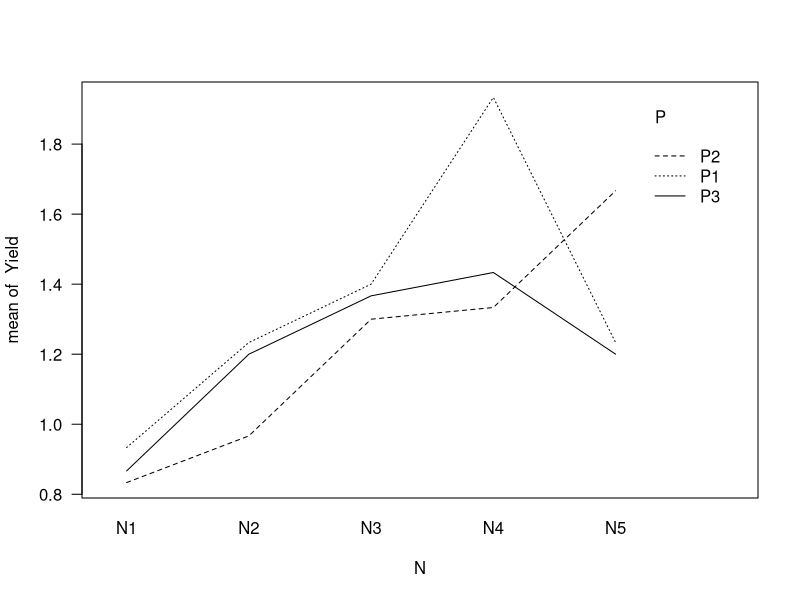
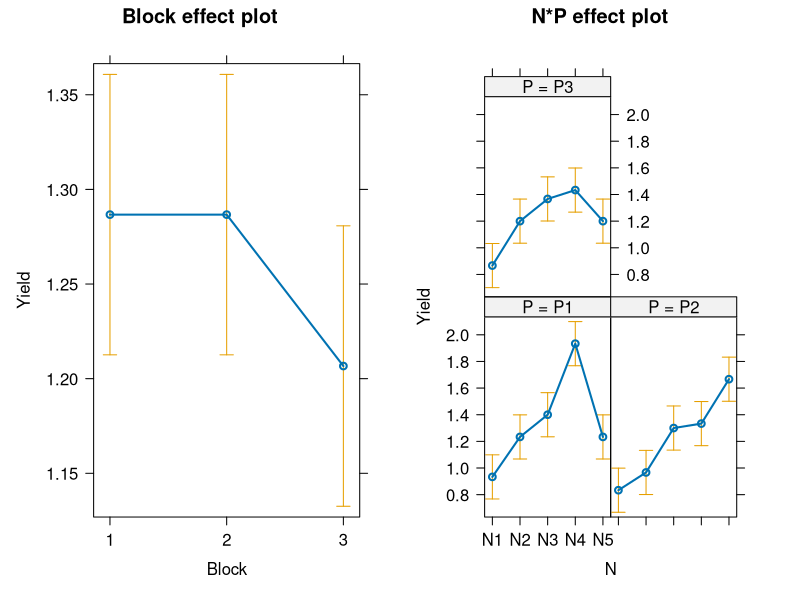

These figures' R source, in order:
setwd("/datascience/projects/statisticallyfit/github/R/RStatistics/STAT210 Statistical Modelling and Experimental Design/PRACTICALS/Practical_7_RatsContrasts")

options(show.signif.stars = FALSE)
library(effects)




# Prepare the data. 
pgr <- read.table("pgr.txt", header=TRUE)

plantData <- data.frame(Block=factor(pgr$Block),
                        P=sapply(pgr$P, function(elem){if(elem == 1) "P1" 
                              else if(elem == 2) "P2" else "P3"}),
                        N=sapply(pgr$N, function(e){if(e == 1) "N1" 
                              else if(e == 2) "N2" else if(e == 3) "N3"
                              else if(e == 4) "N4" else "N5"}),
                        stringsAsFactors = TRUE,
                        Yield = pgr$Yield)

# Plotting it 2 ways
attach(plantData)

# by interaction plot
interaction.plot(x.factor = N, trace.factor = P,response=Yield, las=1)
tapply(Yield, INDEX=list(N, P), mean)
# INTERPRET: 
# Change in mean yield from N1 to N2 for both P1 and P3 is nearly the same, but
# different from the lower change in mean yield for P2. Then higher from N2 to N3.
# Higher change for P1 from N3 to N4 and much lower from N4 to N5, while
# the mean yield changes is positive for P2 and negative for P3 from N4 to N5
### So definite interaction in the N3-N4-N5 area. 


# by effects
plant.factorial.lm <- lm(Yield ~ Block + N*P, data=plantData)
eff.pgr <- allEffects(plant.factorial.lm)
plot(eff.pgr)
# INTERPRET: 
# Blocks: no signifc diff in mean yield between blocks 1 and 2
# but there is between 1,2 and Block 3. 
# N*P: similar slopes for N1--N3 for P1,P2,P3
# but different mean changes in Yield from
# N4 to N5 between P1,P2, P3. 



# part d) 
summary(plant.factorial.lm)
# INTERPRET: 
# -- Block1 = mean yield is significantly > 0 for plants in block 1 (intercept)
# -- Block2 = mean yield for block2 plants is not lower than for block1# plants. 
# since p = 1
# -- Block3 = mean yield for block3 plants is same for block1 plants 
# regardless of N and P levels. 
# -- NN2 = mean yield for N2 plants is signif > mean yield for N1 plants
# regardless of block levels and averaged across P levels. 
# -- NN3 = mean yield for N3 plants is signif > mean yield for N1 plants
# regardless of block levels and averaged across P levels. 
# -- NN4 = mean yield for N4 plants is signif > mean yield for N1 plants
# regardless of block levels, and averaged across P levels. 
# -- NN5 = mean yield for N5 plants is signif > mean yield for N1 plants
# regardless of block levels, and averaged across P levels. 

# -- PP2 = mean yield for P2 plants is same as mean yield for P1 plants
# regardless of block levels and averaged across N levels. 
# -- PP3 = mean yield for P3 plants is same as mean yield for P1 plants
# regardless of block levels and averaged across N levels. 

# NN2:PP2 = no difference in mean yield for N=2 and P=2

eff.pgr
tapply(Yield, INDEX=list(N, P), mean)
tapply(Yield, INDEX=Block, mean)


anova(plant.factorial.lm)
# INTERPRET: 
# * no difference in mean yield across the blocks. (p = 0.213), for all P and N levels.
# * significant difference in mean yield across the nitrogen levels (p 4.9e-10), 
# averaged across the plant reg. levels, for all block levels. 
# * significant difference in mean yield across the plant reg. levels, 
# average across the nitrogen levels for all block levels. (p = 0.02)
# * difference in mean yield for any 2 levels of nitrogen depends on the
# levels of plant regulator (P) with p = 0.00009. Interaction is significant.

detach(plantData)
